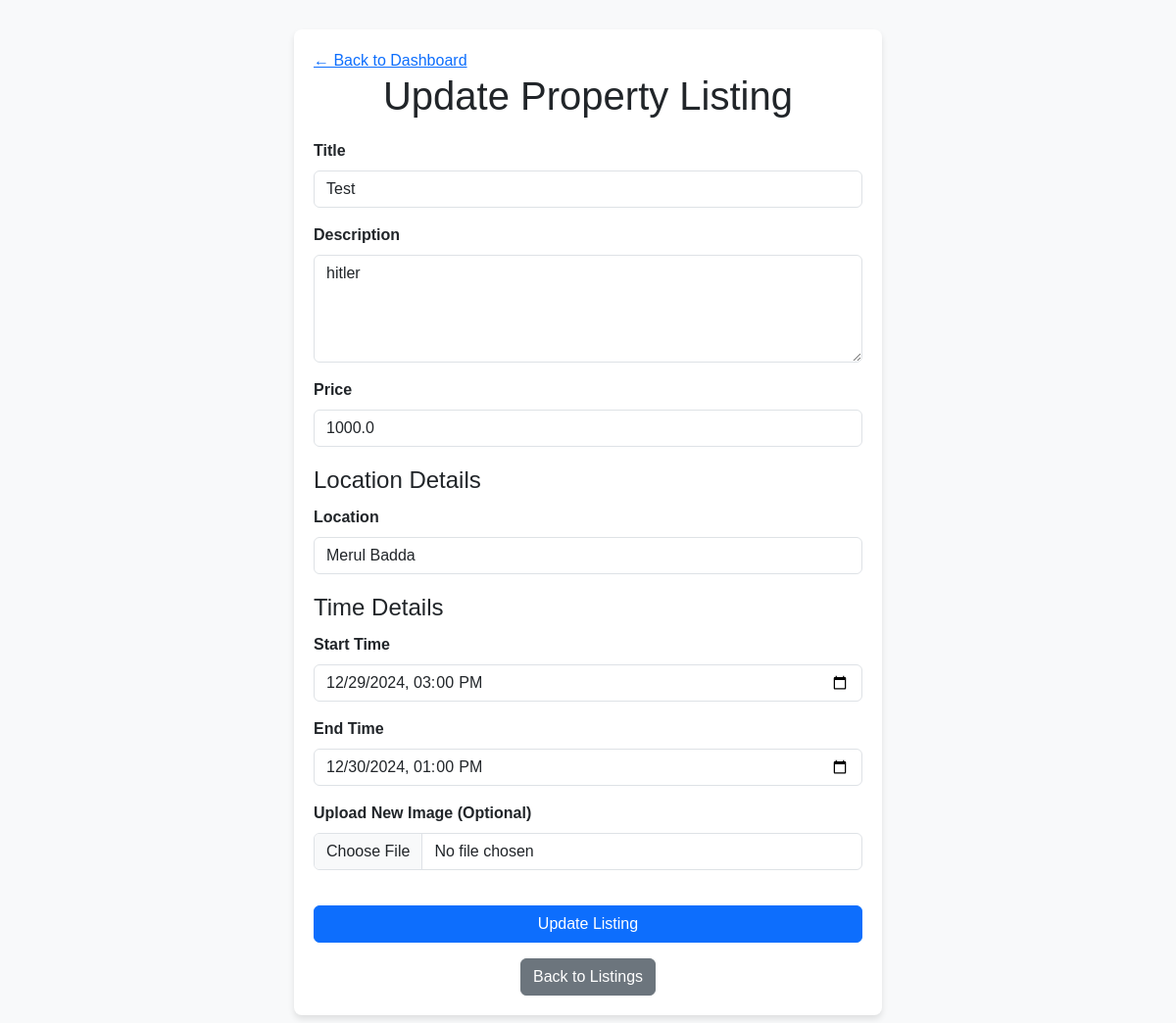
The page /update_listing/1 (signed in) on the database its author committed.
### app.py (models this page shows, shortened)
class Property(db.Model):
    id = db.Column(db.Integer, primary_key=True)
    user_id = db.Column(db.Integer, db.ForeignKey('user.id'), nullable=False)
    title = db.Column(db.String(200), nullable=False)
    description = db.Column(db.Text, nullable=False)
    price = db.Column(db.Float, nullable=False)
    location = db.Column(db.String(200), nullable=False)
    image_filename = db.Column(db.String(300), nullable=True)
    start_time = db.Column(db.DateTime, nullable=False)
    end_time = db.Column(db.DateTime, nullable=False)
    approved = db.Column(db.Boolean, default=False)
    winner_notified = db.Column(db.Boolean, default=False)
    user = db.relationship('User', foreign_keys=[user_id], backref='properties')
    is_paid = db.Column(db.Boolean, default=False)

### app.py (the view, shortened to what this page needs)
@app.route('/update_listing/<int:id>', methods=['GET', 'POST'])
def update_listing(id):
    if 'user_id' not in session:
        flash('Please log in to update your listing.', 'warning')
        return redirect(url_for('login'))
    property = Property.query.get_or_404(id)
    if property.user_id != session['user_id']:
        flash('You are not authorized to edit this listing.', 'danger')
        return redirect(url_for('view_listings'))
    return render_template('update_listing.html', property=property)

### templates/update_listing.html (shortened to what this page needs)
<!DOCTYPE html>
<html lang="en">
<head>
    <link href="https://cdn.jsdelivr.net/npm/bootstrap@5.3.0/dist/css/bootstrap.min.css" rel="stylesheet">
</head>
<body>
    <div class="container">
        <a href="{{ url_for('dashboard') }}" class="btn-back">&#8592; Back to Dashboard</a>
        <h1>Update Property Listing</h1>
        <form method="POST" enctype="multipart/form-data">
            <div class="mb-3">
                <label for="title" class="form-label">Title</label>
                <input type="text" class="form-control" id="title" name="title" value="{{ property.title }}" placeholder="Enter the property title" required>
            </div>
            <div class="mb-3">
                <label for="description" class="form-label">Description</label>
                <textarea class="form-control" id="description" name="description" rows="4" placeholder="Enter a brief description" required>{{ property.description }}</textarea>
            </div>
            <div class="mb-3">
                <label for="price" class="form-label">Price</label>
                <input type="text" class="form-control" id="price" name="price" value="{{ property.price }}" placeholder="Enter the price" required>
            </div>
            <fieldset>
                <legend>Location Details</legend>
                <div class="mb-3">
                    <label for="location" class="form-label">Location</label>
                    <input type="text" class="form-control" id="location" name="location" value="{{ property.location }}" placeholder="Enter the location" required>
                </div>
            </fieldset>
            <fieldset>
                <legend>Time Details</legend>
                <div class="mb-3">
                    <label for="start_time" class="form-label">Start Time</label>
                    <input type="datetime-local" class="form-control" id="start_time" name="start_time" value="{{ property.start_time.strftime('%Y-%m-%dT%H:%M') }}" required>
                </div>
                <div class="mb-3">
                    <label for="end_time" class="form-label">End Time</label>
                    <input type="datetime-local" class="form-control" id="end_time" name="end_time" value="{{ property.end_time.strftime('%Y-%m-%dT%H:%M') }}" required>
                </div>
            </fieldset>
            <div class="mb-3">
                <label for="image" class="form-label">Upload New Image (Optional)</label>
                <input type="file" class="form-control" id="image" name="image">
            </div>
            <button type="submit" class="btn btn-primary w-100">Update Listing</button>
        </form>
        <div class="text-center mt-3">
            <a href="{{ url_for('view_listings') }}" class="btn btn-secondary">Back to Listings</a>
        </div>
    </div>
</body>
</html>

### templates/update_listing.html (style rules this page uses)
body { background-color: #f8f9fa; font-family: Arial, sans-serif; }
.container { max-width: 600px; margin: 30px auto; background: #ffffff; border-radius: 8px; box-shadow: 0 4px 6px rgba(0, 0, 0, 0.1); padding: 20px; }
h1 { text-align: center; margin-bottom: 20px; }
label { font-weight: bold; }
button { margin-top: 20px; }

### rows shown on the page
Property: title "Test", description "hitler", price "1000.0", location "Merul Badda", start_time "12/29/2024 15:00", end_time "12/30/2024 13:00"
